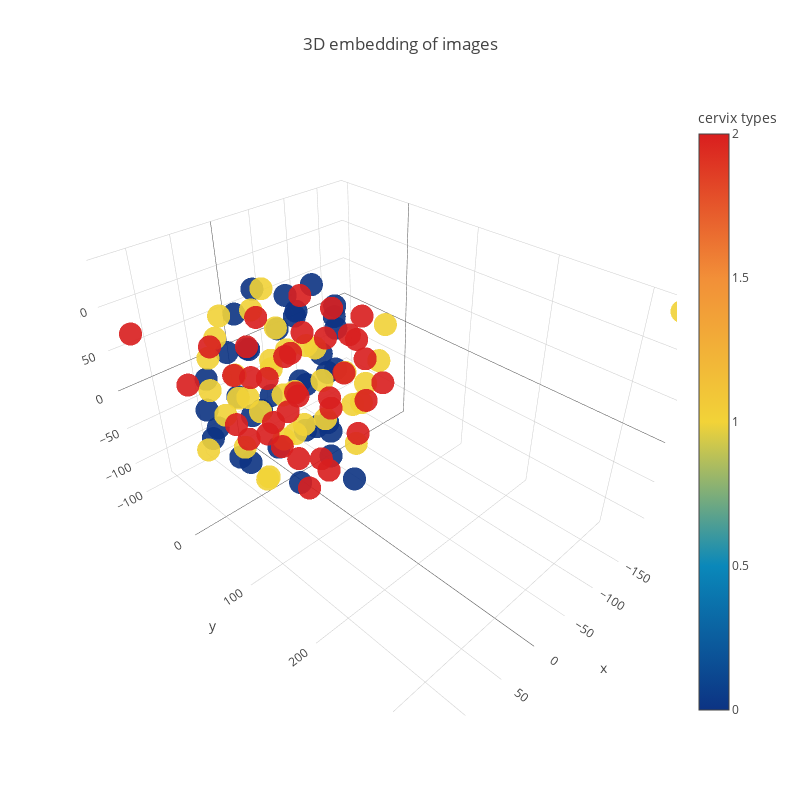

Notebook code for this chart:
### Code cell
from sklearn import preprocessing

trace1 = go.Scatter3d(
    x=tsne[:,0],
    y=tsne[:,1],
    z=tsne[:,2],
    mode='markers',
    marker=dict(
        sizemode='diameter',
        color = preprocessing.LabelEncoder().fit_transform(all_image_types),
        colorscale = 'Portland',
        colorbar = dict(title = 'cervix types'),
        line=dict(color='rgb(255, 255, 255)'),
        opacity=0.9
    )
)

data=[trace1]
layout=dict(height=800, width=800, title='3D embedding of images')
fig=dict(data=data, layout=layout)
py.iplot(fig, filename='3DBubble')
